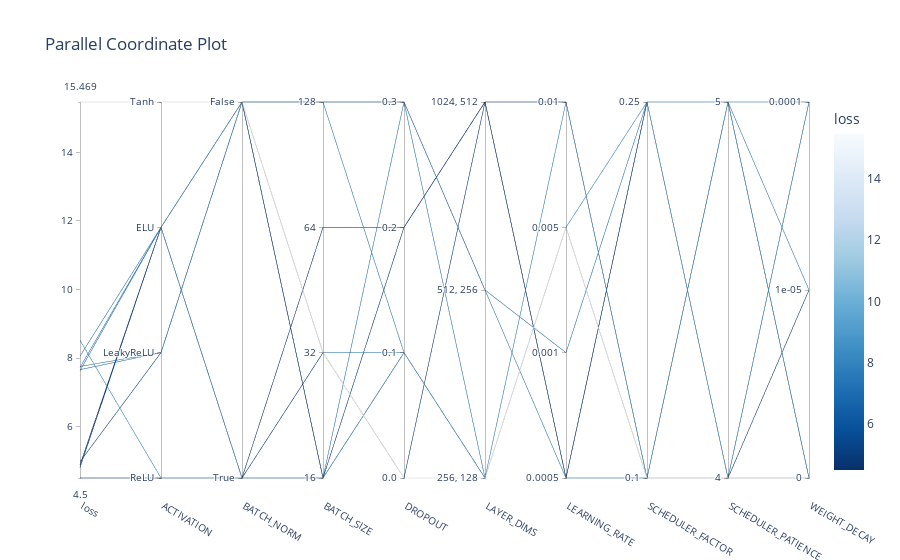

The notebook cell saved with this chart:
### Code cell
fig = optuna.visualization.plot_parallel_coordinate(study, params=params, target_name='loss')
fig.show()

### Figure 1 — Plotly figure (JSON) as saved in the notebook; plotly's stock layout.template omitted (floating-point values rounded to 4 significant figures)
{"data": [{"dimensions": [{"label": "loss", "range": [4.5, 15.47], "values": [4.975, 8.518, 4.81, 7.722, 15.47, 4.882, 7.661, 4.5, 8.057, 7.632, 7.755]}, {"label": "ACTIVATION", "range": [0, 3], "ticktext": ["ReLU", "LeakyReLU", "ELU", "Tanh"], "tickvals": [0, 1, 2, 3], "values": [1, 0, 2, 2, 3, 2, 1, 0, 2, 2, 1]}, {"label": "BATCH_NORM", "range": [0, 1], "ticktext": ["True", "False"], "tickvals": [0, 1], "values": [1, 0, 1, 0, 1, 0, 1, 0, 1, 1, 1]}, {"label": "BATCH_SIZE", "range": [0, 3], "ticktext": ["16", "32", "64", "128"], "tickvals": [0, 1, 2, 3], "values": [0, 0, 0, 0, 1, 1, 1, 2, 3, 3, 3]}, {"label": "DROPOUT", "range": [0, 3], "ticktext": ["0.0", "0.1", "0.2", "0.3"], "tickvals": [0, 1, 2, 3], "values": [1, 1, 2, 3, 0, 0, 1, 2, 1, 3, 3]}, {"label": "LAYER_DIMS", "range": [0, 2], "ticktext": ["256, 128", "512, 256", "1024, 512"], "tickvals": [0, 1, 2], "values": [0, 0, 2, 1, 0, 2, 0, 2, 0, 1, 0]}, {"label": "LEARNING_RATE", "range": [0, 3], "ticktext": ["0.0005", "0.001", "0.005", "0.01"], "tickvals": [0, 1, 2, 3], "values": [2, 2, 0, 1, 2, 3, 2, 0, 3, 0, 2]}, {"label": "SCHEDULER_FACTOR", "range": [0, 1], "ticktext": ["0.1", "0.25"], "tickvals": [0, 1], "values": [0, 1, 1, 1, 0, 0, 0, 1, 0, 0, 0]}, {"label": "SCHEDULER_PATIENCE", "range": [0, 1], "ticktext": ["4", "5"], "tickvals": [0, 1], "values": [0, 0, 0, 1, 0, 0, 1, 0, 1, 1, 0]}, {"label": "WEIGHT_DECAY", "range": [0, 2], "ticktext": ["0", "1e-05", "0.0001"], "tickvals": [0, 1, 2], "values": [0, 2, 0, 0, 0, 0, 1, 1, 2, 0, 2]}], "labelangle": 30, "labelside": "bottom", "line": {"color": [4.975, 8.518, 4.81, 7.722, 15.47, 4.882, 7.661, 4.5, 8.057, 7.632, 7.755], "colorbar": {"title": {"text": "loss"}}, "colorscale": [[0, "rgb(247,251,255)"], [0.125, "rgb(222,235,247)"], [0.25, "rgb(198,219,239)"], [0.375, "rgb(158,202,225)"], [0.5, "rgb(107,174,214)"], [0.625, "rgb(66,146,198)"], [0.75, "rgb(33,113,181)"], [0.875, "rgb(8,81,156)"], [1, "rgb(8,48,107)"]], "reversescale": true, "showscale": true}, "type": "parcoords"}], "layout": {"title": {"text": "Parallel Coordinate Plot"}}}
